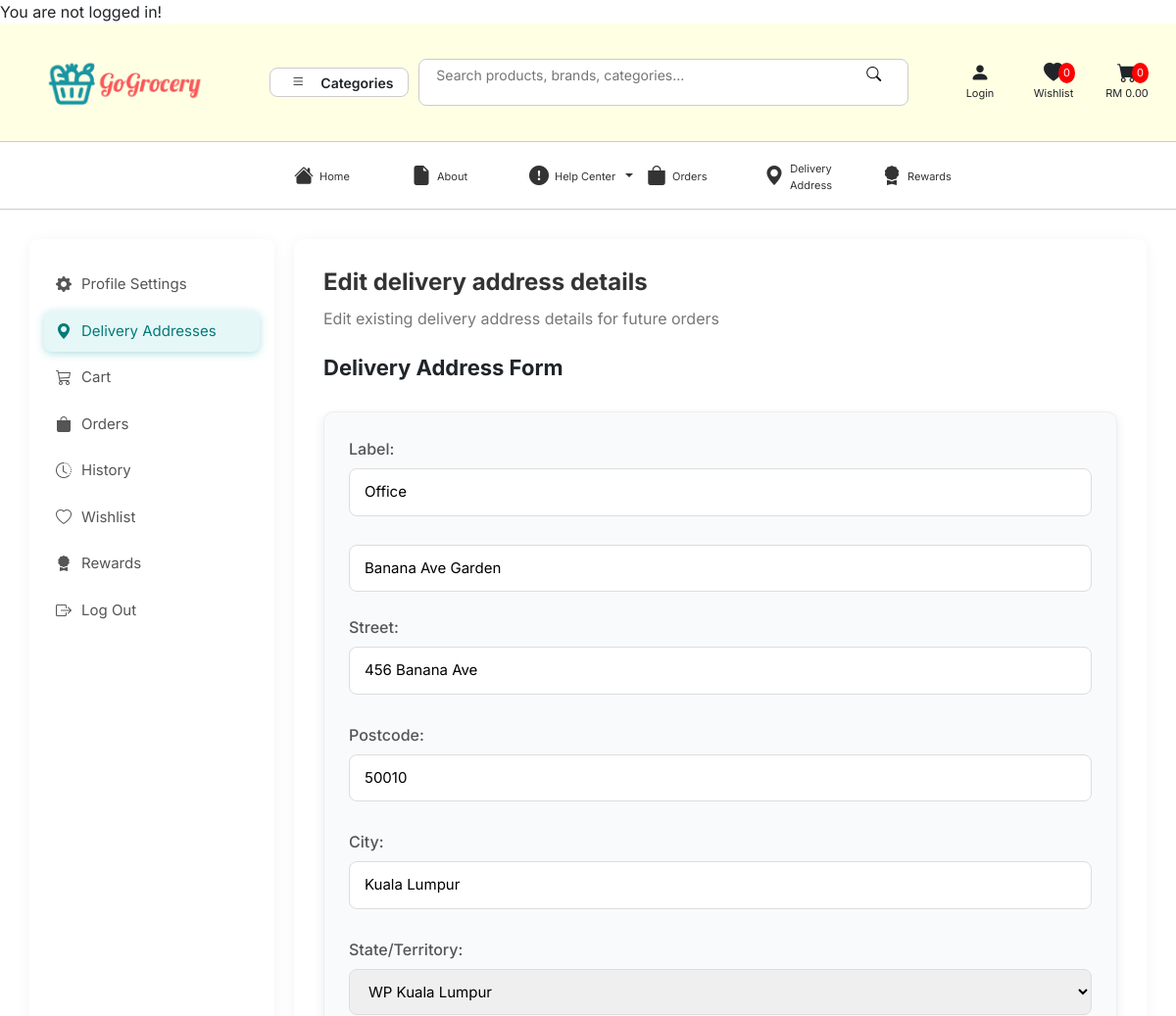
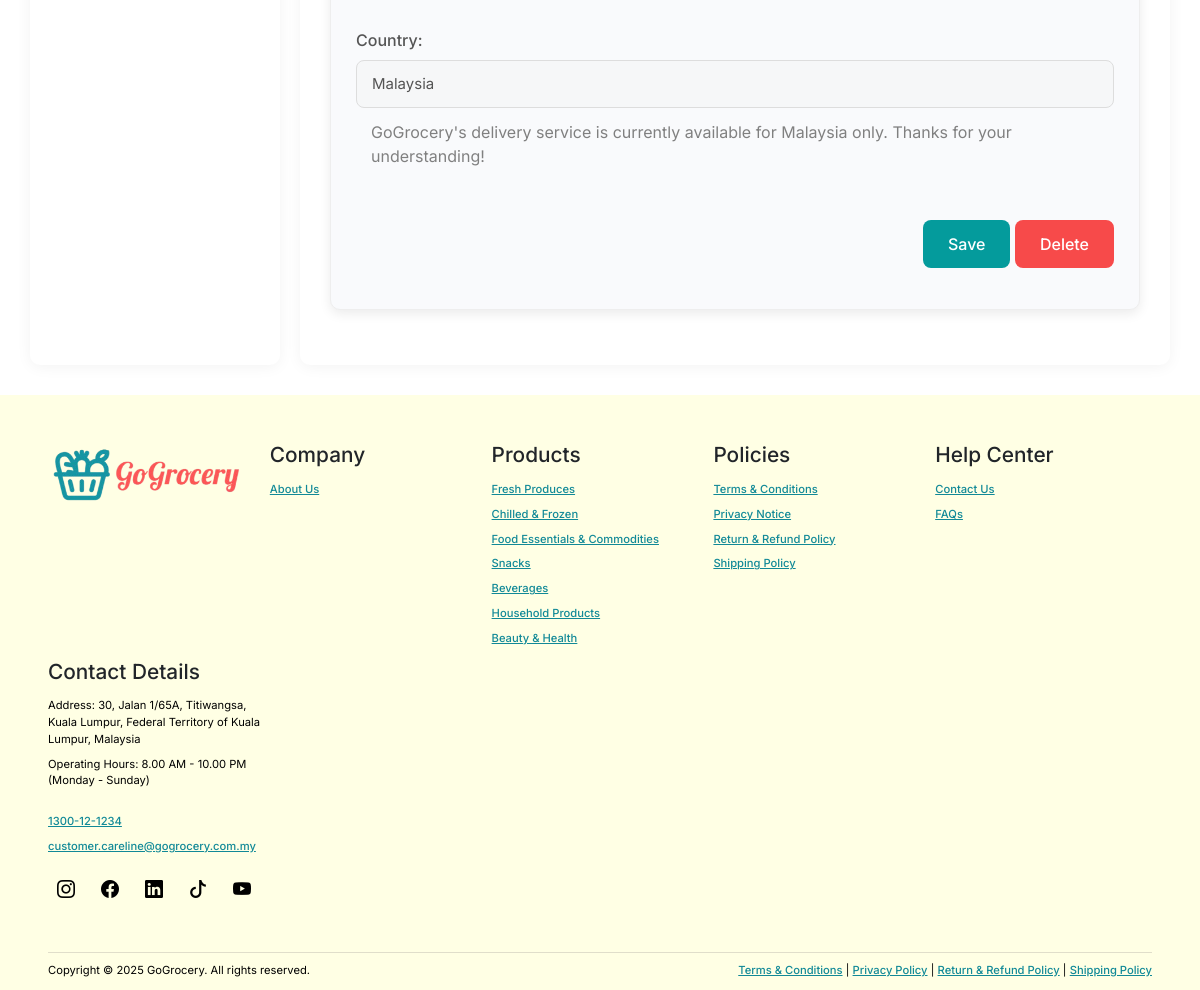
The app's page /profile/deliveryAddress/addressDetails.php?id=2 with its own data (2 pictures, top to bottom).
### tables this page shows
CREATE TABLE IF NOT EXISTS addresses (
  address_id INT UNSIGNED AUTO_INCREMENT PRIMARY KEY,
  user_id INT UNSIGNED NOT NULL,
  label VARCHAR(50) NOT NULL,                           
  street VARCHAR(255) NOT NULL,
  apartment VARCHAR(255) NULL,                           
  postcode VARCHAR(10) NOT NULL,
  city VARCHAR(100) NOT NULL,
  state_territory ENUM(
    'Johor','Kedah','Kelantan','Malacca','Negeri Sembilan','Pahang','Penang',
    'Perak','Perlis','Sabah','Sarawak','Selangor','Terengganu',
    'WP Kuala Lumpur','WP Labuan','WP Putrajaya'
  ) NOT NULL,
  created_at TIMESTAMP NOT NULL DEFAULT CURRENT_TIMESTAMP,
  CONSTRAINT fk_addresses_user
    FOREIGN KEY (user_id) REFERENCES users(user_id)
    ON DELETE CASCADE ON UPDATE CASCADE
);

### profile/deliveryAddress/addressDetails.php (the view, shortened to what this page needs)
 <?php
if (isset($_GET['id'])) {
    $address_id = intval($_GET['id']);
} else {
    die("Fail to get address_id from delivery address page.");
}
?>
<?php
include(__DIR__ . '/../../connect_db.php');
$getAddInfoStmt = $conn->prepare("SELECT * FROM addresses WHERE address_id = ?");
$getAddInfoStmt->bind_param("i", $address_id);
if ($getAddInfoStmt->execute()){
    $addInfoResult = $getAddInfoStmt->get_result();
    $address = $addInfoResult->fetch_assoc();
}
$enum_values = [];
$enum_result = $conn->query("SHOW COLUMNS FROM addresses LIKE 'state_territory'");
if ($enum_result) {
    $row = $enum_result->fetch_assoc();
    preg_match("/^enum\('(.*)'\)$/", $row['Type'], $matches);
    if (isset($matches[1])) $enum_values = explode("','", $matches[1]);
}
?>
<!DOCTYPE html>
<html>
    <head>
        <link href="https://cdn.jsdelivr.net/npm/bootstrap-icons/font/bootstrap-icons.css" rel="stylesheet">
        <link href="https://cdn.jsdelivr.net/npm/bootstrap@5.3.0/dist/css/bootstrap.min.css" rel="stylesheet">
        <link rel="stylesheet" href="https://cdn.jsdelivr.net/npm/bootstrap-icons@1.11.3/font/bootstrap-icons.css">
        <link rel="stylesheet" href="../../css/profile_styles.css">
        <link rel="stylesheet" href="../../css/deliveryAddress_styles.css">
        <link rel="stylesheet" href="../../css/header_styles.css">
        <link rel="stylesheet" href="../../css/footer_styles.css">
    </head>
    <body>
        <header><?php include("../../header.php") ?></header>
        <div class="main-container">
            <div id="profileSettingSideBar">
                <ul class="menu-items">
                    <li><a href=""><i class="bi bi-gear-fill"></i> Profile Settings</a></li>
                    <li><a href="../deliveryAddress/index.php" class="active"><i class="bi bi-geo-alt-fill"></i> Delivery Addresses</a></li>
                    <li><a href="../cart/index.php"><i class="bi bi-cart3"></i> Cart</a></li>
                    <li><a href="../order/index.php"><i class="bi bi-bag-fill"></i> Orders</a></li>
                    <li><a href="../history/index.php"><i class="bi bi-clock-history"></i> History</a></li>
                    <li><a href="../wishlist/index.php"><i class="bi bi-heart"></i> Wishlist</a></li>
                    <li><a href="../reward/index.php"><i class="bi bi-award-fill"></i> Rewards</a></li>
                    <li><a href="../../auth/logout.php"><i class="bi bi-box-arrow-right"></i> Log Out</a></li>
                </ul>
            </div>
            <div id="profileContent">
                <div class="content-header">
                    <h1 style="text-align: left;">Edit delivery address details</h1>
                    <p>Edit existing delivery address details for future orders</p>
                </div>
                <div class="content">
                    <h2>Delivery Address Form</h2>
                    <br/>
                    <div class="card">
                        <form id="addressForm" method='post'>
                            <label>Label:</label>
                            <input class="textInput" type='text' id='label' name='label'
                                value="<?php echo htmlspecialchars($address['label'] ?? ''); ?>"
                                placeholder='e.g. Home' />
                            <br/>
                            <br/>
                            <input class="textInput" type="text" id="apartment" name="apartment"
                                value="<?php echo htmlspecialchars($address['apartment'] ?? ''); ?>"
                                placeholder="e.g. Lot No. 241, Level 2 Menara Petronas" />
                            <br/><br/>
                            <label>Street:</label>
                            <input class="textInput" type='text' id='street' name='street'
                                value="<?php echo htmlspecialchars($address['street'] ?? ''); ?>"
                                placeholder="e.g. Kuala Lumpur City Centre" />
                            <br/>
                            <br/>
                            <label>Postcode:</label>
                            <input class="textInput" type='text' id='postcode' name='postcode'
                                value="<?php echo htmlspecialchars($address['postcode'] ?? ''); ?>"
                                placeholder="e.g. 50088" />
                            <br/>
                            <br/>
                            <label>City:</label>
                            <input class="textInput" type='text' id='city' name='city'
                                value="<?php echo htmlspecialchars($address['city'] ?? ''); ?>"
                                placeholder="e.g. Kuala Lumpur" />
                            <br/>
                            <br/>
                            <label>State/Territory:</label>
                            <select name="state_territory" >
                                <?php foreach($enum_values as $state): ?>
                                    <option value="<?= htmlspecialchars($state) ?>"
                                        <?= ($state === $address['state_territory']) ? 'selected' : '' ?>>
                                        <?= htmlspecialchars($state) ?>
                                    </option>
                                <?php endforeach; ?>
                            </select>
                            <br/>
                            <br/>
                            <label>Country:</label>
                            <input class="textInput" type='text' id='state' name='state' value="Malaysia" disabled/>
                            <br/>
                            <p class="tips">GoGrocery's delivery service is currently available for Malaysia only. Thanks for your understanding!</p>
                            <br/>
                            <div class="buttonContainer">
                                <input class="saveButton button" type='submit' name='update' value='Save' />
                                <input class="deleteButton button" type='submit' name='delete' value='Delete' />
                            </div>
                        </form>
                    </div>
                </div>
            </div>
        </div>
        <footer><?php include("../../footer.php") ?> </footer>
    </body>
</html>

### css/profile_styles.css (style rules this page uses)
.main-container { display: flex; max-width: 1200px; margin: 30px auto; gap: 30px; }
#profileSettingSideBar { flex: 0 0 280px; background-color: #fff; border-radius: 10px; box-shadow: 0 2px 15px rgba(0, 0, 0, 0.05); padding: 25px 0; }
.menu-items { list-style: none; padding: 0 15px; }
.menu-items li { margin-bottom: 5px; }
.menu-items a { display: flex; align-items: center; padding: 12px 15px; text-decoration: none; color: #555; border-radius: 8px; transition: all 0.3s; }
.menu-items a:hover, .menu-items a.active { background-color: #e6f7f7; color: #037a7b; box-shadow: 0 2px 8px rgba(4, 155, 156, 0.3); }
.menu-items a i { margin-right: 12px; font-size: 18px; }
#profileContent { flex: 1; background-color: #fff; border-radius: 10px; box-shadow: 0 2px 15px rgba(0, 0, 0, 0.05); padding: 30px; }
.content-header { margin-bottom: 25px; }
body #profileContent .content-header h1 { font-size: 24px; color: #333; margin-bottom: 10px; font-weight: bold; text-align: left !important; }
#profileContent .content-header p { color: #777; }
#profileContent .content h2 { font-size: 22px; font-weight: bold; }
.card { box-shadow: 0 4px 12px rgba(0,0,0,0.08); background-color: #f9fafc; border-radius: 10px; padding: 25px; margin-bottom: 25px; border: 1px solid #eee; }
form label { display: block; margin-bottom: 8px; font-weight: 500; color: #555; }
.textInput, select { width: 100%; padding: 12px 15px; border: 1px solid #ddd; border-radius: 8px; font-size: 15px; transition: border 0.3s; }
.buttonContainer { text-align: right; }
.saveButton { background-color: #049b9c; color: white; border: none; padding: 12px 25px; border-radius: 8px; font-weight: 500; cursor: pointer; transition: background-color 0.3s; }
.deleteButton { background-color: #f74a4aff; color: white; border: none; padding: 12px 25px; border-radius: 8px; font-weight: 500; cursor: pointer; transition: background-color 0.3s; }
.tips { color: grey; padding: 12px 15px; }
@media (max-width: 1200px) { .main-container { max-width: 95%; gap: 20px; } }
@media (max-width: 1200px) { .content-header h1 { font-size: 22px; } }
@media (max-width: 1200px) { .content h2 { font-size: 20px; } }
@media (max-width: 1200px) { #profileSettingSideBar { flex: 0 0 250px; } }
@media (max-width: 1200px) { .menu-items a { padding: 10px 12px; font-size: 15px; } }
@media (max-width: 1200px) { .menu-items a i { font-size: 16px; margin-right: 10px; } }

### css/footer_styles.css (style rules this page uses)
footer { background-color: #FFFFE4 !important; padding: 1.5rem 1.5rem 0.1rem; margin: 0; }

### css/styles.css (style rules this page uses)
body { font-family: 'Inter', sans-serif; font-size: 16px; margin: 0; padding: 0; background: #ffffff; }
h1 { text-align: center; margin-bottom: 20px; color: #009c99; }
a { text-decoration: none; color: inherit; }

### records on screen
addresses: label "Office", apartment "Banana Ave Garden", street "456 Banana Ave", postcode "50010", city "Kuala Lumpur", state_territory "WP Kuala Lumpur"

### other values on screen
$wishlist_count "0"
$cart_count "0"
$cart_total "0.00"
